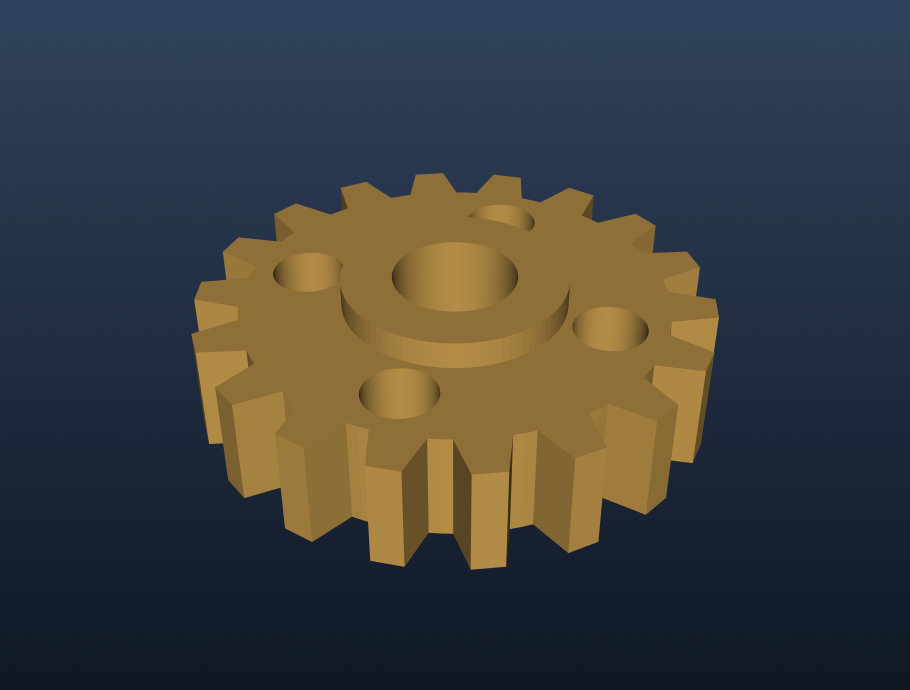
#> input picture practice/day33_assets/in/gear.png, 1820 x 1380 px, found by its file name (shown at 1/2 size)
$ python day38.py
#> lines starting #> are read from the running program, lines starting #| are printed output that depends on the picture; after the words box and inside, x2 and y2 are one past the last pixel; in counts of white or black regions, pixels touching at a corner belong together; long printed decimals are rounded
# ============================================================
# day38.py —— W06 第 6 天：轮廓（二）
#   boundingRect / minAreaRect / minEnclosingCircle / 长宽比 / 占空比
# 跑法：D:/python/python.exe day38.py
# 干的事：
#   1) 正外接矩形：给零件套一个"不能转"的方框，拿回位置和宽高
#   2) 长宽比与占空比：两个最常用的"体检指标"
#   3) 把零件拧斜 25 度：看正外接矩形怎么"框不准"
#   4) 最小外接矩形：能跟着零件转的框，4 个角怎么拿到
#   5) 最小外接圆：圆心 + 半径
#   6) 真齿轮：三种框一起画上，做一次综合体检
# ============================================================

from pathlib import Path
import cv2
import numpy as np

OUT_DIR = Path("D:/AI/zcode files/vision-lab/practice/day38_assets/out")   # 今天的成品目录
OUT_DIR.mkdir(parents=True, exist_ok=True)                                  # 没有就建；已有不报错

def to_bgr(image):
    """小工具①：一层灰度补成三层，才能往上写彩色线（和 Day37 一样）。"""
    return cv2.cvtColor(image, cv2.COLOR_GRAY2BGR)

def big(image, w=480):
    """小工具②：把小图放大到 w 宽再存，为了看得清；最近邻插值 = 一个格子变一个方块，边不糊。"""
    return cv2.resize(image, (w, int(image.shape[0] * w / image.shape[1])),
                      interpolation=cv2.INTER_NEAREST)

# ---------- 1. 正外接矩形：给三个零件各套一个方框 ----------
# 这段在干什么：重建 Day37 那张零件散布图，给筛出来的 3 个大件挨个套方框，打印每个框的位置和大小。
parts = np.full((60, 80), 0, np.uint8)   # parts：60 行 80 列的"视野"，全黑（0 = 黑，255 = 白）
parts[5:25, 8:36]  = 255                 # 件 1：第 5~24 行、第 8~35 列涂白 → 20 行 × 28 列
parts[30:46, 50:66] = 255                # 件 2：16 行 × 16 列
parts[35:45, 10:28] = 255                # 件 3：10 行 × 18 列
dust = [(2, 70), (6, 74), (55, 4), (57, 20), (8, 44), (52, 72)]   # 6 个灰尘点，每项是 (行, 列)
for r, col in dust:                      # 挨个取灰尘点：r 是行号，col 是列号
    parts[r:r + 2, col:col + 2] = 255    # 每个灰尘点涂成 2×2 的白块

p_cnts, _ = cv2.findContours(parts, cv2.RETR_EXTERNAL, cv2.CHAIN_APPROX_SIMPLE)   # 找轮廓（Day37）
kept = [c for c in p_cnts if cv2.contourArea(c) >= 60]   # 按面积筛掉灰尘（Day37 段 5 的闸门）
print("按面积筛完，剩", len(kept), "个零件")

for i, c in enumerate(sorted(kept, key=cv2.contourArea, reverse=True)):   # 按面积从大到小，挨个量。key是排序的依据：按照轮廓面积排序
    x, y, w, h = cv2.boundingRect(c)     # 一次接住 4 个数：左上角 (x, y) + 宽 w + 高 h
    print("  件", i + 1, "：左上角 (", x, ",", y, ") 宽", w, "高", h)

# ---------- 2. 长宽比与占空比 ----------
# 这段在干什么：给 3 个零件算"长宽比"和"占空比"两个体检指标，并打印。
# 结果预告：实心方块的占空比接近 1 但到不了 1——为什么，往下看。
for i, c in enumerate(sorted(kept, key=cv2.contourArea, reverse=True)):
    x, y, w, h = cv2.boundingRect(c)     # 框的 4 个数（段 1 讲过）
    area = cv2.contourArea(c)            # 轮廓面积：连点成线量出来的（昨天段 4，注意不是数格子）
    aspect = w / h                       # 长宽比 = 宽 ÷ 高；Python 的 / 会算出小数（比如 28/20 = 1.4）
    extent = area / (w * h)              # 占空比 = 轮廓面积 ÷ 框的面积（w*h 是框占的格数）
    print("  件", i + 1, "：w/h =", round(aspect, 3), " 占空比 =", round(extent, 4))

# ---------- 3. 把零件拧斜 25 度 ----------
# 这段在干什么：造一块 20 行×28 列的白块，绕图中心转 25 度，再量正外接矩形——看它变大多少。
slant = np.full((80, 120), 0, np.uint8)   # slant：80 行 120 列的新视野，全黑（比之前大，留出旋转空间）
slant[30:50, 46:74] = 255                 # 中间放一块白：第 30~49 行、第 46~73 列 → 20 行 × 28 列

M = cv2.getRotationMatrix2D((60, 40), 25, 1.0)    # Day28：造旋转矩阵——绕中心 (60, 40) 转 25 度、不缩放
# ⚠️ getRotationMatrix2D 的中心参数是 (x, y)，x 在前！这块白正好在图中央，所以绕它自己转
slant_rot = cv2.warpAffine(slant, M, (120, 80),   # Day28：按矩阵执行旋转；新图尺寸是 (宽, 高) = (120, 80)
                           flags=cv2.INTER_NEAREST)   # 最近邻插值：转完还是纯黑纯白，不产生灰色过渡

s_cnts, _ = cv2.findContours(slant_rot, cv2.RETR_EXTERNAL, cv2.CHAIN_APPROX_SIMPLE)   # 找斜块的轮廓
print("旋转后找到轮廓", len(s_cnts), "个")
sc = s_cnts[0]                            # sc：斜零件的轮廓（只有 1 个，直接取第 0 个）
sx, sy, sw, sh = cv2.boundingRect(sc)     # 斜零件的正外接矩形（变量名前缀 s = slant，免得和段 1 的混）
print("旋转后的正外接矩形：宽", sw, "高", sh, "（旋转前 28 × 20）")
print("轮廓面积还是", int(cv2.contourArea(sc)))

# ---------- 4. 最小外接矩形：框会跟着零件转 ----------
# 这段在干什么：给斜零件套"能转的最小框"，把三层套娃拆开看，再算出 4 个角画到图上。
rect = cv2.minAreaRect(sc)               # 跟斜零件的轮廓要一个"能转的最小框"
print("minAreaRect 返回的原样：", rect)   # 先看看它的真面目：三层套娃

center, size, angle = rect               # 拆第一层：center=中心、size=尺寸、angle=角度（三份各就各位）
cx, cy = center                          # 拆第二层：center 本身又是 (x, y)，再拆一次
rw, rh = size                            # 拆第二层：size 本身又是 (宽, 高)，再拆一次
print("中心 (", round(cx, 2), ",", round(cy, 2), ")  尺寸", (round(rw, 2), round(rh, 2)), "  角度", round(angle, 2))

if rw < rh:                              # ⚠️ OpenCV 不保证 rw 是长边！自己比一下再排
    long_e, short_e = rh, rw             #   rw 小 → rh 才是长边
else:
    long_e, short_e = rw, rh             #   否则 rw 就是长边
print("长边", round(long_e, 2), "短边", round(short_e, 2), "长宽比", round(long_e / short_e, 3))

sbox = cv2.boxPoints(rect)               # 问 rect 要它的 4 个角坐标 → 一个 4 行 2 列的小数表格
print("boxPoints 的形状", sbox.shape, "类型", sbox.dtype)
print(sbox)

sbox_int = sbox.astype(int)              # 画图必须整数坐标：astype(int) 把小数砍掉（Day37 用过）

vb = to_bgr(slant_rot)                   # 斜零件图补成彩色
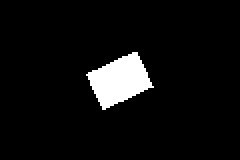
#> vb: shape (80, 120, 3) (shown 2 times larger); 5.8% white; 1 white region, box (x1, y1, x2, y2) and area: (43, 26, 77, 55) 558
cv2.rectangle(vb, (sx, sy), (sx + sw, sy + sh), (0, 0, 255), 1)   # 红：正外接矩形（不能转，框大一圈）
#> vb: shape (80, 120, 3); 1.31% of pixels changed, all inside (x1, y1, x2, y2) = (43, 26, 78, 56)
cv2.drawContours(vb, [sc], 0, (0, 0, 255), 1)                     # 红：零件自己的轮廓线
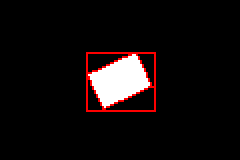
#> vb: shape (80, 120, 3) (shown 2 times larger); mean B, G, R 12.6, 12.6, 18.1
cv2.drawContours(vb, [sbox_int], 0, (0, 255, 0), 1)               # 绿：最小外接矩形（贴着零件转）
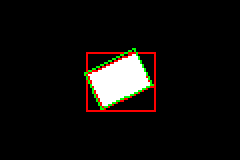
#> vb: shape (80, 120, 3) (shown 2 times larger); 0.91% of pixels changed, all inside (x1, y1, x2, y2) = (42, 24, 77, 55)
cv2.imwrite(str(OUT_DIR / "10_slant_minrect.png"), big(vb))       # 放大存图
print("存了 10_slant_minrect.png")

# ---------- 5. 最小外接圆 ----------
# 这段在干什么：造一个"圆形零件"，量它的正外接矩形和最小外接圆，算占空比，再画出来。
# cv2.circle 一人分两角：先当"造圆工具"画出圆形零件，最后再当"画圆工具"画外接圆。
ball = np.full((80, 80), 0, np.uint8)    # ball：80 行 80 列的黑图，放一个"圆形零件"
cv2.circle(ball, (40, 40), 20,           # 画圆：圆心 (x=40, y=40)、半径 20 像素（注意圆心是 x 在前！）
           255, -1)                      # 颜色 255（灰度图上就是白）；⚠️ 线宽 -1 = 涂满整个圆的内部
#> ball: shape (80, 80); 19.6% white; 1 white region
# ⚠️ 两个 -1 含义不同：drawContours 的 -1 是"列表里全画"，circle 的 -1 是"涂满"——别混

b_cnts, _ = cv2.findContours(ball, cv2.RETR_EXTERNAL, cv2.CHAIN_APPROX_SIMPLE)   # 找圆的轮廓
bc = b_cnts[0]                           # bc：圆的轮廓（变量名前缀 b = ball）
bx, by, bw, bh = cv2.boundingRect(bc)    # 圆的正外接矩形（顺便复习段 1）
#> bx = 20; by = 20; bw = 41; bh = 41
b_area = cv2.contourArea(bc)             # 圆的轮廓面积
#> b_area = 1200
print("圆的正外接矩形：", bw, "×", bh, " 轮廓面积", int(b_area))
#| 圆的正外接矩形： 41 × 41  轮廓面积 1200
print("圆的占空比 =", round(b_area / (bw * bh), 4))
#| 圆的占空比 = 0.7139

ball_center, ball_r = cv2.minEnclosingCircle(bc)   # 拿回两样：圆心和半径，全是小数
#> ball_center = (40, 40); ball_r = 20
print("minEnclosingCircle 拿回：圆心", ball_center, "半径", ball_r)
#| minEnclosingCircle 拿回：圆心 (40.0, 40.0) 半径 20.000
bcx, bcy = ball_center                   # 圆心是一对 (x, y)，再拆一次（和段 4 拆 center 一样）
#> bcx = 40; bcy = 40
print("半径取整 =", int(ball_r), "（int() 只砍小数，不四舍五入；四舍五入才用 round）")
#| 半径取整 = 20 （int() 只砍小数，不四舍五入；四舍五入才用 round）

vc = to_bgr(ball)                        # 补成彩色
#> vc: shape (80, 80, 3); 19.6% white; 1 white region, box (x1, y1, x2, y2) and area: (20, 20, 61, 61) 1257
cv2.circle(vc, (int(bcx), int(bcy)), int(ball_r),   # 画圆：⚠️ 圆心、半径都要整数，所以要 int() 包一层
           (0, 0, 255), 1)               # 红色、线宽 1（这回不涂满，只画圆周这条线）
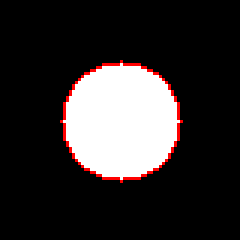
#> vc: shape (80, 80, 3) (shown 3 times larger); mean B, G, R 45.6, 45.6, 50.1
cv2.imwrite(str(OUT_DIR / "11_ball_circle.png"), big(vc))
print("存了 11_ball_circle.png")

# ---------- 6. 真齿轮：三种框一起画上，做综合体检 ----------
# 这段在干什么：齿轮图走一遍老流水线拿到本体轮廓，然后 boundingRect / minAreaRect / minEnclosingCircle
#              三件套全上：红框（不能转）、绿框（能转）、蓝圆，画在同一张图上存出去，再打印体检表。
SRC      = Path("D:/AI/zcode files/vision-lab/practice/day33_assets/in/gear.png")   # 你的齿轮图
TARGET_W = 1000                                                                     # 统一缩到 1000 宽，单位像素
img  = cv2.imread(str(SRC))
#> img is the input picture: shape (1380, 1820, 3); mean B, G, R 62.7, 62.7, 61.3
ih, iw = img.shape[:2]                       # 原图的高 ih、宽 iw（shape 是先行后列）
#> ih = 1380; iw = 1820
gray = cv2.cvtColor(cv2.resize(img, (TARGET_W, int(ih * TARGET_W / iw))), cv2.COLOR_BGR2GRAY)
th, mask = cv2.threshold(gray, 0, 255, cv2.THRESH_BINARY + cv2.THRESH_OTSU)   # Otsu 自动找阈值（Day29）
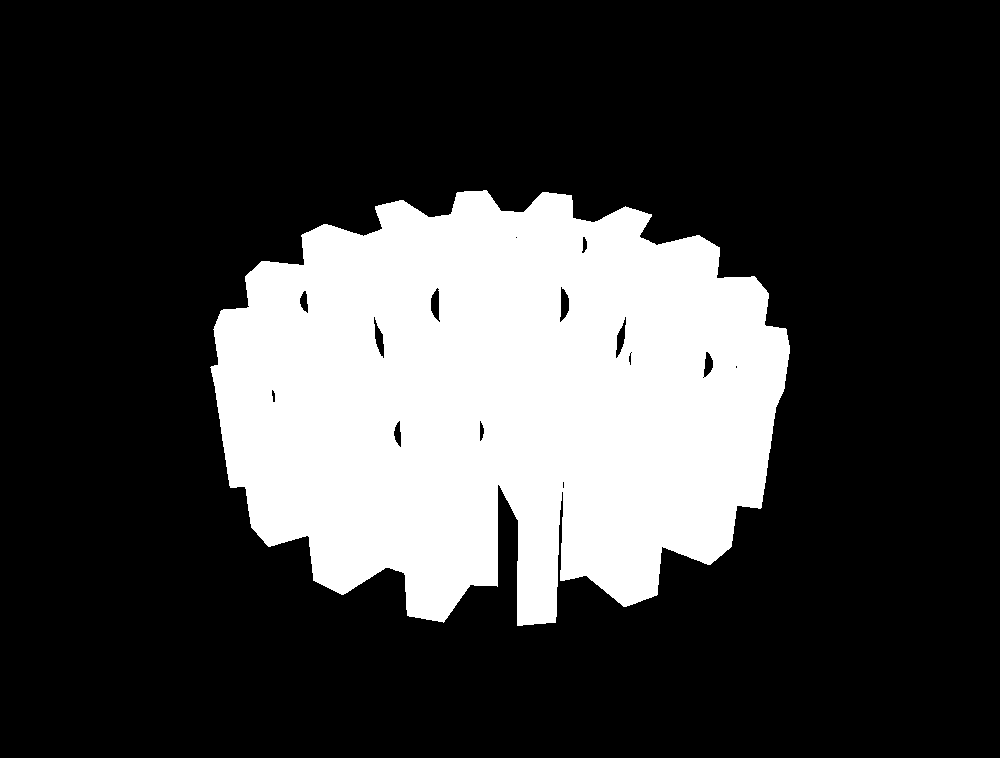
#> mask: shape (758, 1000); 24.5% white; 1 white region, box (x1, y1, x2, y2) and area: (210, 190, 790, 626) 185656
#> th = 81
clean = cv2.morphologyEx(mask, cv2.MORPH_OPEN, np.ones((3, 3), np.uint8))     # 开运算擦渣（Day36）
#> clean: shape (758, 1000); 24.5% white; 1 white region
g_cnts, _ = cv2.findContours(clean, cv2.RETR_EXTERNAL, cv2.CHAIN_APPROX_SIMPLE)   # 找轮廓（Day37）
#> g_cnts = 1 contour; box (x1, y1, x2, y2) and area: (211, 190, 790, 626) 185810
gc = g_cnts[0]                               # gc：齿轮本体的轮廓（最外层只有 1 个）
#> gc = contour of 833 points, box (x1, y1, x2, y2) (211, 190, 790, 626), area 185810

gx, gy, gw, gh = cv2.boundingRect(gc)        # 红：正外接矩形（4 个数一次接住）
#> gx = 211; gy = 190; gw = 579; gh = 436
g_rect = cv2.minAreaRect(gc)                 # 绿：最小外接矩形（三层套娃）
#> g_rect = ((497.6, 406.7), (434, 576.6), -87.1)
g_center, g_size, g_angle = g_rect           # 和段 4 一样的拆法：中心 / 尺寸 / 角度
#> g_center = (497.6, 406.7); g_size = (434, 576.6); g_angle = -87.1
g_rw, g_rh = g_size                          # 尺寸再拆成宽、高
#> g_rw = 434; g_rh = 576.6
g_box  = cv2.boxPoints(g_rect).astype(int)   # 绿框的 4 个角，转整数才能画
#> g_box = [[774, 638], [198, 608], [220, 175], [796, 204]]
g_c, g_r = cv2.minEnclosingCircle(gc)        # 蓝：最小外接圆（圆心 + 半径，全小数）
#> g_c = (500.1, 379.2); g_r = 291
gcx, gcy = g_c                               # 圆心再拆一次
#> gcx = 500.1; gcy = 379.2

vd = to_bgr(gray)                            # 灰度齿轮补成彩色，往上面画
cv2.rectangle(vd, (gx, gy), (gx + gw, gy + gh), (0, 0, 255), 3)   # 红框：四边横平竖直
cv2.drawContours(vd, [g_box], 0, (0, 255, 0), 3)                  # 绿框：跟着齿轮的方向转
cv2.circle(vd, (int(gcx), int(gcy)), int(g_r), (255, 0, 0), 3)    # 蓝圆：最小外接圆（线宽 3，只画圆周）
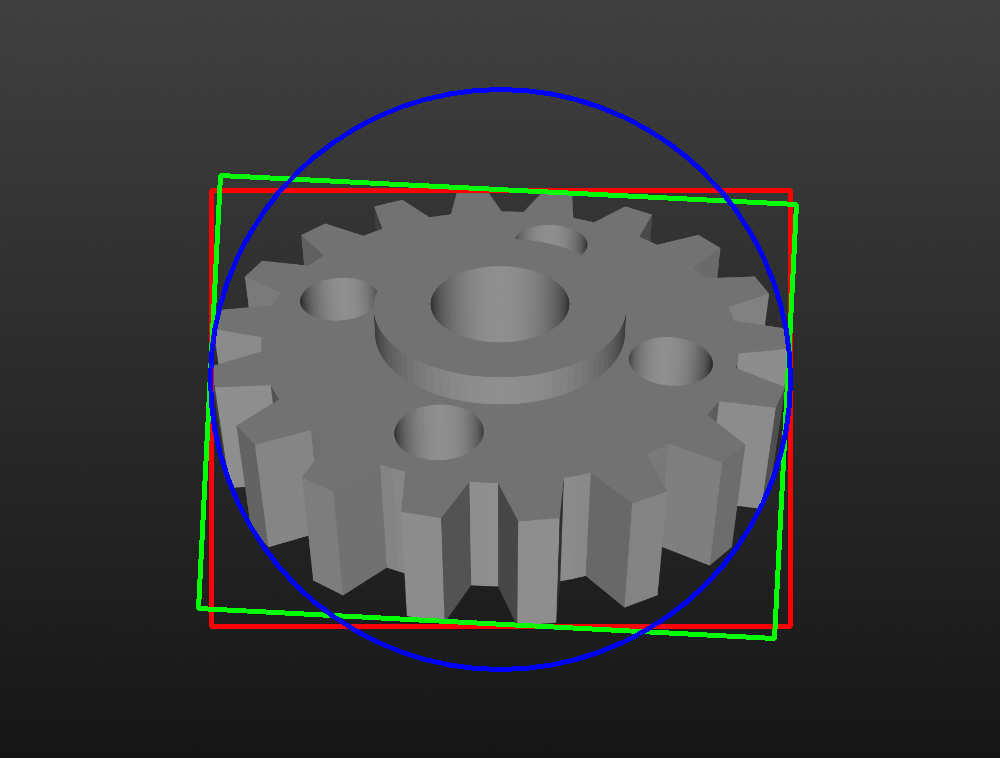
#> vd: shape (758, 1000, 3); mean B, G, R 63.8, 63.8, 63.3
cv2.imwrite(str(OUT_DIR / "12_gear_all.png"), vd)

print("齿轮综合体检：")
print("  红框（不能转）：", gw, "×", gh)
#|   红框（不能转）： 579 × 436
print("  绿框（能转）  ：", round(g_rw, 1), "×", round(g_rh, 1), " 角度", round(g_angle, 2))
#|   绿框（能转）  ： 434.0 × 576.6  角度 -87.1
print("  蓝圆（外接圆）：圆心 (", round(gcx, 1), ",", round(gcy, 1), ") 半径", round(g_r, 1))
#|   蓝圆（外接圆）：圆心 ( 500.1 , 379.2 ) 半径 291.0
print("  齿轮占空比 =", round(cv2.contourArea(gc) / (gw * gh), 4))
#|   齿轮占空比 = 0.736

# ---------- 6（续）. 把段 1 答应的零件散布图红框版也存出来 ----------
va = to_bgr(parts)                           # 零件散布图补彩色（parts 是段 1 造的那张）
#> va: shape (60, 80, 3); 21.2% white; 9 white regions (6 under 20 px), largest, box (x1, y1, x2, y2) and area: (8, 5, 36, 25) 560, (50, 30, 66, 46) 256, (10, 35, 28, 45) 180
for c in kept:                               # 三个大件挨个画红框
    x, y, w, h = cv2.boundingRect(c)
    cv2.rectangle(va, (x, y), (x + w, y + h), (0, 0, 255), 1)   # 左上角 + 右下角=(x+w, y+h)，段 1 讲过
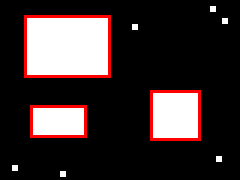
#> va: shape (60, 80, 3) (shown 3 times larger); mean B, G, R 48.6, 48.6, 60.1
cv2.imwrite(str(OUT_DIR / "09_parts_bbox.png"), big(va))
print("存了 09_parts_bbox.png 和 12_gear_all.png")
